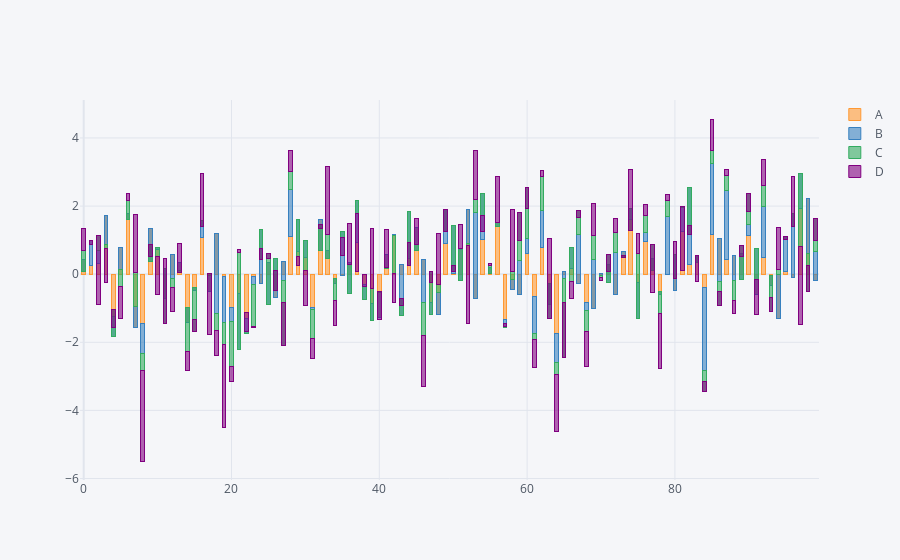

The code cell stored with this chart in its notebook:
### Code cell
data.iplot(kind='bar',barmode='stack',bargap=0.5)
